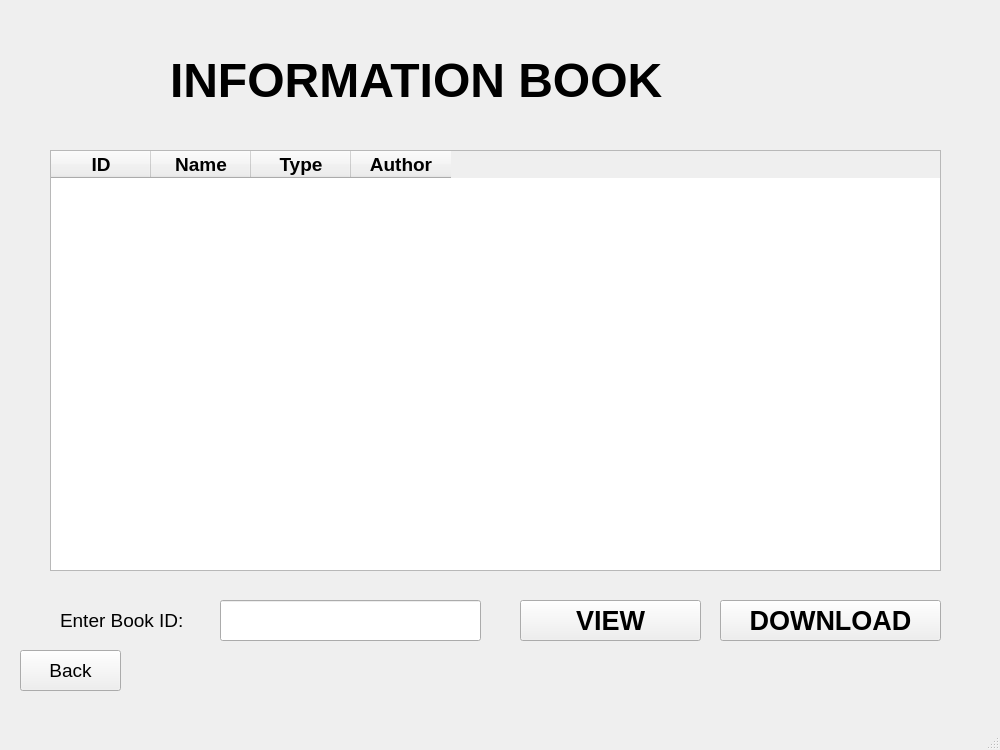
<?xml version="1.0" encoding="UTF-8"?>
<ui version="4.0">
 <class>MainWindow</class>
 <widget class="QMainWindow" name="MainWindow">
  <property name="geometry">
   <rect>
    <x>0</x>
    <y>0</y>
    <width>1000</width>
    <height>750</height>
   </rect>
  </property>
  <property name="windowTitle">
   <string>MainWindow</string>
  </property>
  <widget class="QWidget" name="centralwidget">
   <widget class="QLabel" name="label">
    <property name="geometry">
     <rect>
      <x>170</x>
      <y>40</y>
      <width>681</width>
      <height>81</height>
     </rect>
    </property>
    <property name="font">
     <font>
      <pointsize>36</pointsize>
      <weight>75</weight>
      <bold>true</bold>
     </font>
    </property>
    <property name="text">
     <string>INFORMATION BOOK</string>
    </property>
   </widget>
   <widget class="QTableWidget" name="tableWidgetINFOR">
    <property name="geometry">
     <rect>
      <x>50</x>
      <y>150</y>
      <width>891</width>
      <height>421</height>
     </rect>
    </property>
    <column>
     <property name="text">
      <string>ID</string>
     </property>
     <property name="font">
      <font>
       <pointsize>14</pointsize>
       <weight>75</weight>
       <bold>true</bold>
      </font>
     </property>
    </column>
    <column>
     <property name="text">
      <string>Name</string>
     </property>
     <property name="font">
      <font>
       <pointsize>14</pointsize>
       <weight>75</weight>
       <bold>true</bold>
      </font>
     </property>
    </column>
    <column>
     <property name="text">
      <string>Type</string>
     </property>
     <property name="font">
      <font>
       <pointsize>14</pointsize>
       <weight>75</weight>
       <bold>true</bold>
      </font>
     </property>
    </column>
    <column>
     <property name="text">
      <string>Author</string>
     </property>
     <property name="font">
      <font>
       <pointsize>14</pointsize>
       <weight>75</weight>
       <bold>true</bold>
      </font>
     </property>
    </column>
   </widget>
   <widget class="QPushButton" name="pushButtonVIEW">
    <property name="geometry">
     <rect>
      <x>520</x>
      <y>600</y>
      <width>181</width>
      <height>41</height>
     </rect>
    </property>
    <property name="font">
     <font>
      <pointsize>20</pointsize>
      <weight>75</weight>
      <bold>true</bold>
     </font>
    </property>
    <property name="text">
     <string>VIEW</string>
    </property>
   </widget>
   <widget class="QPushButton" name="pushButtonDOWNLOAD">
    <property name="geometry">
     <rect>
      <x>720</x>
      <y>600</y>
      <width>221</width>
      <height>41</height>
     </rect>
    </property>
    <property name="font">
     <font>
      <pointsize>20</pointsize>
      <weight>75</weight>
      <bold>true</bold>
     </font>
    </property>
    <property name="text">
     <string>DOWNLOAD</string>
    </property>
   </widget>
   <widget class="QPushButton" name="pushButtonBACK">
    <property name="geometry">
     <rect>
      <x>20</x>
      <y>650</y>
      <width>101</width>
      <height>41</height>
     </rect>
    </property>
    <property name="font">
     <font>
      <pointsize>14</pointsize>
     </font>
    </property>
    <property name="text">
     <string>Back</string>
    </property>
   </widget>
   <widget class="QLineEdit" name="lineEditBOOK_ID">
    <property name="geometry">
     <rect>
      <x>220</x>
      <y>600</y>
      <width>261</width>
      <height>41</height>
     </rect>
    </property>
    <property name="font">
     <font>
      <pointsize>14</pointsize>
     </font>
    </property>
   </widget>
   <widget class="QLabel" name="label_2">
    <property name="geometry">
     <rect>
      <x>60</x>
      <y>610</y>
      <width>151</width>
      <height>20</height>
     </rect>
    </property>
    <property name="font">
     <font>
      <pointsize>14</pointsize>
     </font>
    </property>
    <property name="text">
     <string>Enter Book ID:</string>
    </property>
   </widget>
  </widget>
  <widget class="QMenuBar" name="menubar">
   <property name="geometry">
    <rect>
     <x>0</x>
     <y>0</y>
     <width>1000</width>
     <height>26</height>
    </rect>
   </property>
  </widget>
  <widget class="QStatusBar" name="statusbar"/>
 </widget>
 <resources/>
 <connections/>
</ui>
